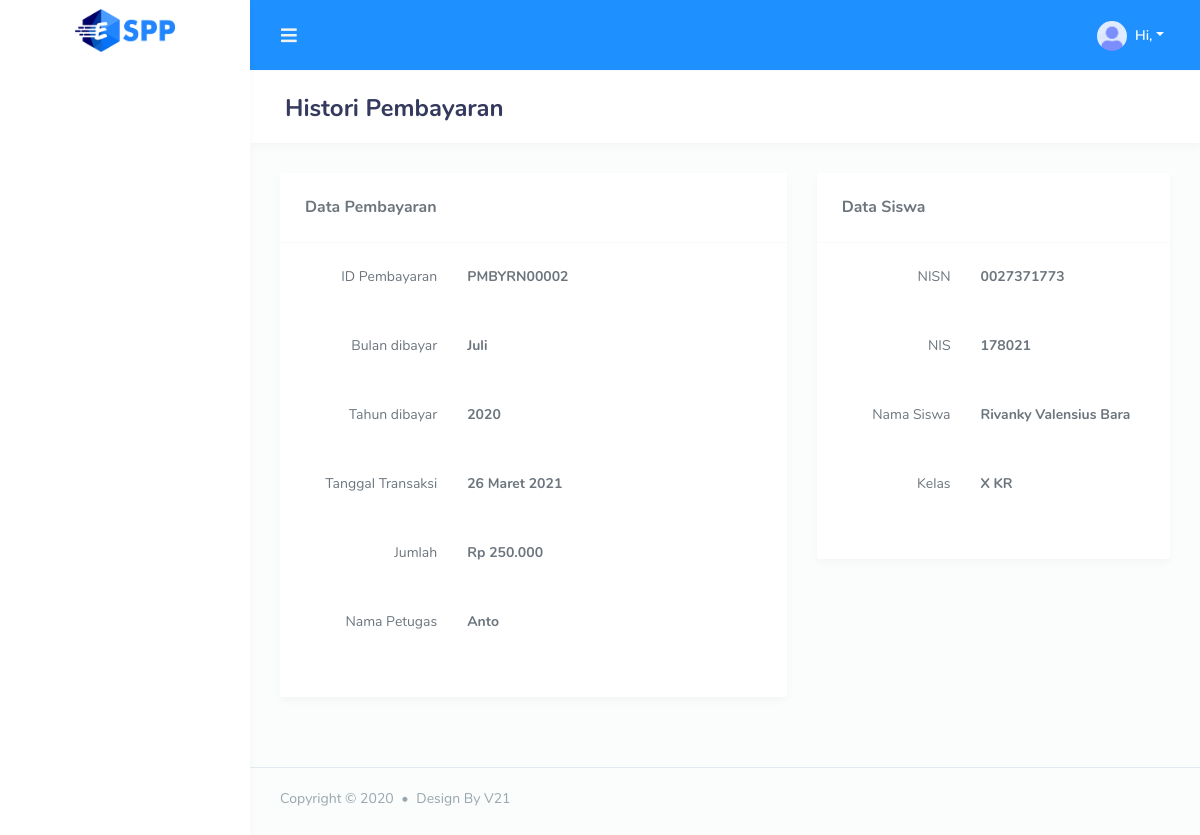
The app's page /histori-pembayaran/histori/detail/PMBYRN00002 (signed in) with its own data.
### tables this page shows
CREATE TABLE `tb_pembayaran` (
  `id_pembayaran` varchar(11) NOT NULL,
  `id_petugas` varchar(11) NOT NULL,
  `nisn` varchar(10) NOT NULL,
  `tgl_bayar` varchar(20) NOT NULL,
  `bulan_dibayar` varchar(10) NOT NULL,
  `tahun_dibayar` varchar(4) NOT NULL,
  `id_spp` varchar(11) NOT NULL,
  `jumlah_bayar` int(11) NOT NULL
);

CREATE TABLE `tb_petugas` (
  `id_petugas` varchar(11) NOT NULL,
  `username` varchar(25) NOT NULL,
  `password` varchar(256) NOT NULL,
  `nama_petugas` varchar(35) NOT NULL,
  `level` enum('Admin','Petugas') NOT NULL,
  `time` int(11) NOT NULL
);

CREATE TABLE `tb_siswa` (
  `nisn` varchar(10) NOT NULL,
  `nis` varchar(8) NOT NULL,
  `nama` varchar(35) NOT NULL,
  `id_kelas` varchar(11) NOT NULL,
  `alamat` text NOT NULL,
  `no_telp` varchar(15) NOT NULL,
  `id_spp` varchar(11) NOT NULL,
  `password` varchar(256) NOT NULL
);

CREATE TABLE `tb_kelas` (
  `id_kelas` varchar(11) NOT NULL,
  `nama_kelas` varchar(10) NOT NULL,
  `id_jurusan` varchar(11) NOT NULL
);

### application/modules/histori-pembayaran/controllers/Histori.php (called while the page is built, shortened)
<?php
class Histori extends MY_Controller
{
	public function __construct()
	{
		$this->load->model('Histori_Model');
	}
	public function detail($id)
	{
		$data['judul'] = 'Histori Pembayaran';
		$data['subjudul'] = '';
		$data['menu'] = $this->subJudul();
		$data['navbar_admin'] = $this->navBarAdmin();
		$user = $this->Crud_Model->getWhere('tb_petugas', 'id_petugas', $this->session->userdata('id_petugas'));
		$data['nama'] = $user['nama_petugas'];
		$data['pembayaran'] = $this->Histori_Model->getPembayaranById($id);
		$this->load->view('templete/header', $data);
		$this->load->view('templete/sidebar', $data);
		$this->load->view('v_detail', $data);
		$this->load->view('templete/footer');
		$this->load->view('templete/script');
	}
}

### index.php (called while the page is built, shortened)
<?php
require_once BASEPATH.'core/CodeIgniter.php';

### application/modules/histori-pembayaran/models/Histori_Model.php (called while the page is built, shortened)
<?php
class Histori_Model extends CI_Model
{
    public function getPembayaranById($id)
    {
        $query = $this->db->query("SELECT * FROM `tb_pembayaran`
                                 JOIN `tb_siswa` ON `tb_pembayaran`.`nisn` = `tb_siswa`.`nisn`
                                 JOIN `tb_petugas` ON `tb_pembayaran`.`id_petugas` = `tb_petugas`.`id_petugas`
                                 JOIN `tb_spp` ON `tb_pembayaran`.`id_spp` = `tb_spp`.`id_spp`
                                 JOIN `tb_kelas` ON `tb_siswa`.`id_kelas` = `tb_kelas`.`id_kelas`
                                 WHERE `tb_pembayaran`.`id_pembayaran` = '$id' ");
        return $query->row_array();
    }
}

### application/modules/histori-pembayaran/views/v_detail.php (the view)
<div class="row">
<div class="col-lg-7">
	      <div class="card">
             <div class="card-header">
                <h4>Data Pembayaran</h4>
           </div>
           <div class="card-body">
             	  <div class="form-group row">
                      <p class="text-md-right col-md-4 col-lg-4">ID Pembayaran</p>
                      <div class="col-md-8">
                       <p class="font-weight-bold"><?= $pembayaran['id_pembayaran'];  ?></p>
                      </div>
                  </div>
                  <div class="form-group row">
                      <p class="text-md-right col-md-4 col-lg-4">Bulan dibayar</p>
                      <div class="col-md-8">
                       <p class="font-weight-bold"><?= $pembayaran['bulan_dibayar'];  ?></p>
                      </div>
                  </div>
                  <div class="form-group row">
                      <p class="text-md-right col-md-4 col-lg-4">Tahun dibayar</p>
                      <div class="col-md-8">
                       <p class="font-weight-bold"><?= $pembayaran['tahun_dibayar'];  ?></p>
                      </div>
                  </div>
                  <div class="form-group row">
                      <p class="text-md-right col-md-4 col-lg-4">Tanggal Transaksi</p>
                      <div class="col-md-8">
                       <p class="font-weight-bold"><?= $pembayaran['tgl_bayar'];  ?></p>
                      </div>
                  </div>
                  <div class="form-group row">
                      <p class="text-md-right col-md-4 col-lg-4">Jumlah</p>
                      <div class="col-md-8">
                       <p class="font-weight-bold"><?= 'Rp '.number_format($pembayaran['jumlah_bayar'],0,".",".");  ?></p>
                      </div>
                  </div>
                  <div class="form-group row">
                      <p class="text-md-right col-md-4 col-lg-4">Nama Petugas</p>
                      <div class="col-md-8">
                       <p class="font-weight-bold"><?= $pembayaran['nama_petugas'];  ?></p>
                      </div>
                  </div>
           </div>
       </div>
</div>
<div class="col-lg-5">
	      <div class="card">
             <div class="card-header">
                <h4>Data Siswa</h4>
           </div>
           <div class="card-body">
             	  <div class="form-group row">
                      <p class="text-md-right col-md-5 col-lg-5">NISN</p>
                      <div class="col-md-7">
                       <p class="font-weight-bold"><?= $pembayaran['nisn'];  ?></p>
                      </div>
                  </div>
                  <div class="form-group row">
                      <p class="text-md-right col-md-5 col-lg-5">NIS</p>
                      <div class="col-md-7">
                       <p class="font-weight-bold"><?= $pembayaran['nis'];  ?></p>
                      </div>
                  </div>
                  <div class="form-group row">
                      <p class="text-md-right col-md-5 col-lg-5">Nama Siswa</p>
                      <div class="col-md-7">
                       <p class="font-weight-bold"><?= $pembayaran['nama'];  ?></p>
                      </div>
                  </div>
                 <div class="form-group row">
                      <p class="text-md-right col-md-5 col-lg-5">Kelas</p>
                      <div class="col-md-7">
                       <p class="font-weight-bold"> <?= $pembayaran['nama_kelas'];   ?></p>
                      </div>
                  </div>
           </div>
       </div>
</div>
</div>

### records on screen
tb_pembayaran: id_pembayaran "PMBYRN00002", bulan_dibayar "Juli", tahun_dibayar "2020", tgl_bayar "26 Maret 2021", jumlah_bayar "250.000", id_petugas.nama_petugas "Anto", nisn.nisn "0027371773", nisn.nis "178021", nisn.nama "Rivanky Valensius Bara", tb_kelas.nama_kelas "X KR"

### other values on screen
$judul "Histori Pembayaran"
